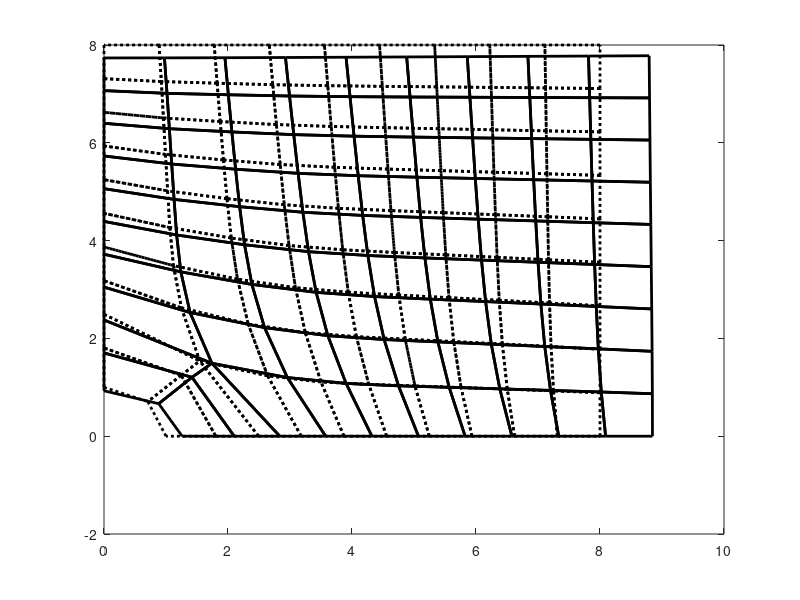

Here is the MATLAB script that generated this plot:

load elements.dat;
load feU.dat;
nodes=feU(:,1:3);

nElements=size(elements,1);
nNodes=size(nodes,1);
nElementEdges=size(elements,2)-1;


figure(1);
clf;
hold off;
dnodes(:,2:3)=nodes(:,2:3)+feU(:,4:5)*100;

plot(dnodes(1,2),dnodes(1,3),'.');

hold on;

for i=1:nElements
  for j=1:nElementEdges-1
    x1=nodes(elements(i,j+1),2);
    y1=nodes(elements(i,j+1),3);
    x2=nodes(elements(i,j+2),2);
    y2=nodes(elements(i,j+2),3);
    plot([x1 x2],[y1 y2],'k:','Linewidth',2);
  end 
  x1=nodes(elements(i,2),2);
  y1=nodes(elements(i,2),3);
  plot([x1 x2],[y1 y2],'k:','Linewidth',2);
end;

for i=1:nElements
  x0=0;
  y0=0;
  for j=1:nElementEdges-1
    x1=dnodes(elements(i,j+1),2);
    y1=dnodes(elements(i,j+1),3);
    x2=dnodes(elements(i,j+2),2);
    y2=dnodes(elements(i,j+2),3);
    plot([x1 x2],[y1 y2],'k-','Linewidth',2);
    x0=x0+x1;
    y0=y0+y1;
  end 
  x1=dnodes(elements(i,2),2);
  y1=dnodes(elements(i,2),3);
  plot([x1 x2],[y1 y2],'k-','Linewidth',2);
  x0=x0+x2;
  y0=y0+y2;
  x0=x0/nElementEdges;
  y0=y0/nElementEdges;
  %text(x0-0.05,y0,"element "+num2str(i),'FontSize',15,'color','k');
end;


hold off
